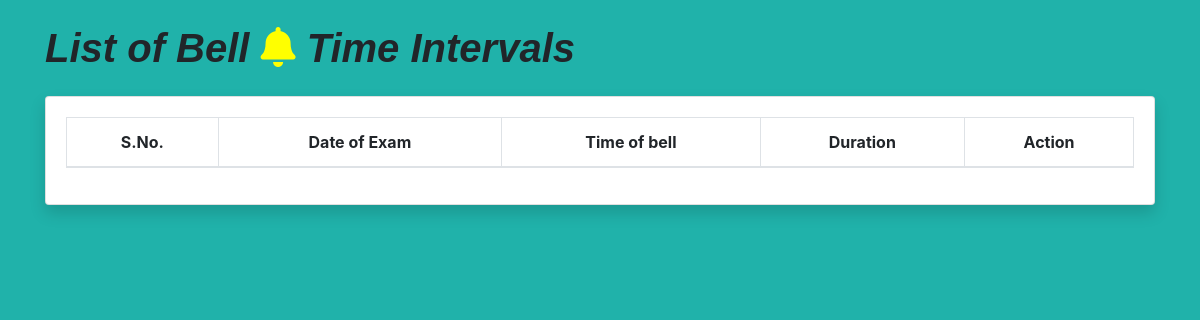
The app's page /view_time_interval.php, older data.
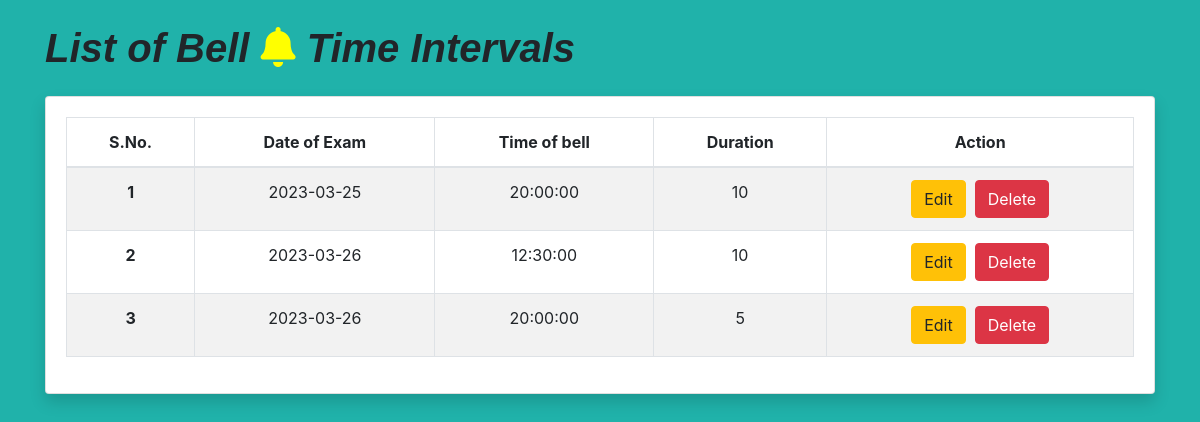
The same page, newer data.
### tables this page shows
CREATE TABLE `time_intervals` (
  `id` int(11) NOT NULL,
  `exam_date` varchar(100) NOT NULL,
  `bell_time` varchar(100) NOT NULL,
  `duration` int(100) NOT NULL COMMENT 'In Seconds',
  `end_time` varchar(200) NOT NULL,
  `timestamp` timestamp NOT NULL DEFAULT current_timestamp() ON UPDATE current_timestamp()
);

### view_time_interval.php (the view, shortened to what this page needs)
<!DOCTYPE html>
<html lang="en" >
<head>
  <link rel="stylesheet" href="https://stackpath.bootstrapcdn.com/bootstrap/4.1.3/css/bootstrap.min.css" />
  <link rel="stylesheet" href="https://use.fontawesome.com/releases/v5.3.1/css/all.css" />
</head>
<?php
$servername = "localhost";
$username = "root";
$password = "";
$database = "bell_system";
$conn = mysqli_connect($servername, $username, $password, $database);
$sql = "SELECT * FROM time_intervals";
$result = mysqli_query($conn, $sql);
?>
<body class="body">
    <div class="container my-4">
      <p class="h1" style="font-style: italic; font-family: sans-serif;"><b> List of Bell <span class="bell"><i class="fa fa-bell" aria-hidden="true"></i></span> Time Intervals</b></p>
      <div class="card my-4 shadow">
        <div class="card-body">
          <table class="table table-bordered table-shadow table-striped table-hover">
            <thead>
              <tr>
                <th scope="col" style="text-align: center;">S.No.</th>
                <th scope="col" style="text-align: center;">Date of Exam</th>
                <th scope="col" style="text-align: center;">Time of bell</th>
                <th scope="col" style="text-align: center;">Duration</th>
                <th scope="col" style="text-align: center;">Action</th>
              </tr>
            </thead>
            <tbody>
              <?php if (mysqli_num_rows($result) > 0) {
                $i =1;
                 while($row = mysqli_fetch_assoc($result)) { ?>
               <tr>
                <th scope="row" style="text-align: center;"><?php echo $i; ?></th>
                <td style="text-align: center;"><?php echo $row['exam_date']; ?></td>
                <td style="text-align: center;"><?php  echo $row['bell_time']; ?></td>
                <td style="text-align: center;"><?php  echo $row['duration']; ?></td>
                <td align="center">
                    <a href="<?php echo "edit_time_intervals.php/?exam_date=".$row['exam_date']."&bell_time=".$row['bell_time']."&duration=".$row['duration']; ?>" class="btn btn-warning">Edit</a>&nbsp;
                    <a href="delete_time_intervals.php/<?php echo $row['exam_date']."/".$row['bell_time']."/".$row['duration']; ?>" class="btn btn-danger">Delete</a>
                </td>
              </tr>
               <?php $i++; }
              } else {
              }?>
            </tbody>
          </table>
        </div>
      </div>
    </div>
</body>
</html>

### view_time_interval.php (style rules this page uses)
.body { margin: 0; padding: 0; background-color: lightseagreen; }
.bell { color: yellow; }

Row changes from the older to the newer data that the page shows:
added time_intervals: exam_date "2023-03-25", bell_time "20:00:00", duration "10"
added time_intervals: exam_date "2023-03-26", bell_time "12:30:00", duration "10"
added time_intervals: exam_date "2023-03-26", bell_time "20:00:00", duration "5"
